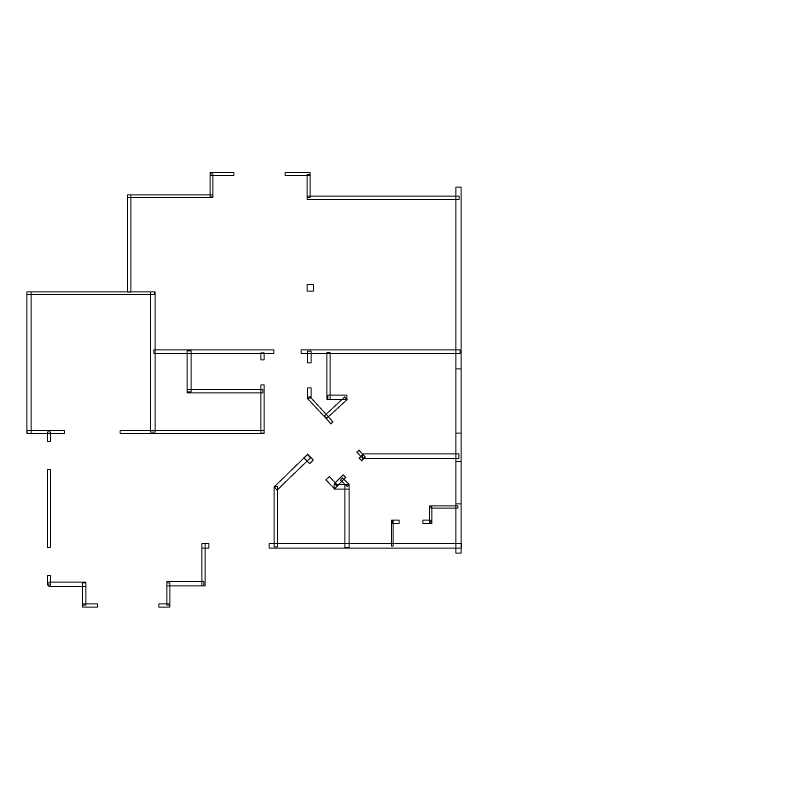
#> input picture code/map_process/data/floor_no_obj_0.png, 2400 x 2400 px, found by its file name (shown at 1/3 size)
$ python map_edge_detection.py
#> lines starting #> are read from the running program, lines starting #| are printed output that depends on the picture; after the words box and inside, x2 and y2 are one past the last pixel; in counts of white or black regions, pixels touching at a corner belong together
import math
import random

import cv2


def edge_detection(map_pth, edge_pth):

    # detect edge of map image
#> called with map_pth = 'code/map_process/data/floor_no_obj_0.png', edge_pth = 'code/map_process/data/floor_edge.txt'
    image = cv2.imread(map_pth)
#> image is the input picture: shape (2400, 2400, 3); 99.1% white; 6 black regions, box (x1, y1, x2, y2) and area: (806, 516, 1386, 1661) 28039, (79, 516, 823, 1326) 20446, (475, 1629, 628, 1823) 2278, (141, 1725, 294, 1823) 1644, (141, 1407, 153, 1644) 1454, (920, 852, 942, 875) 230

    image_gray = cv2.cvtColor(image, cv2.COLOR_BGR2GRAY)
#> image_gray: shape (2400, 2400); 99.1% white; 6 black regions
    ret, thresh = cv2.threshold(image_gray, 150, 255, 0)

    mode = cv2.RETR_TREE
    method = cv2.CHAIN_APPROX_SIMPLE
    contours, hierarchy = cv2.findContours(thresh, mode, method)
#> contours = 115 contours, 24 with area under 20; largest, box (x1, y1, x2, y2) and area: (0, 0, 2400, 2400) 5755201, (78, 515, 824, 1327) 92171, (805, 515, 1387, 1662) 70673, (467, 1062, 781, 1290) 44975, (1369, 563, 1382, 1049) 5672
    contours = contours[1:]
#> contours = 114 contours, 24 with area under 20; largest, box (x1, y1, x2, y2) and area: (78, 515, 824, 1327) 92171, (805, 515, 1387, 1662) 70673, (467, 1062, 781, 1290) 44975, (1369, 563, 1382, 1049) 5672, (474, 1628, 629, 1824) 4969

    # print(contours)
    # print(len(hierarchy))

    # visualize edge detection result
    cv2.drawContours(image, contours, -1, (0, 0, 255), 2)
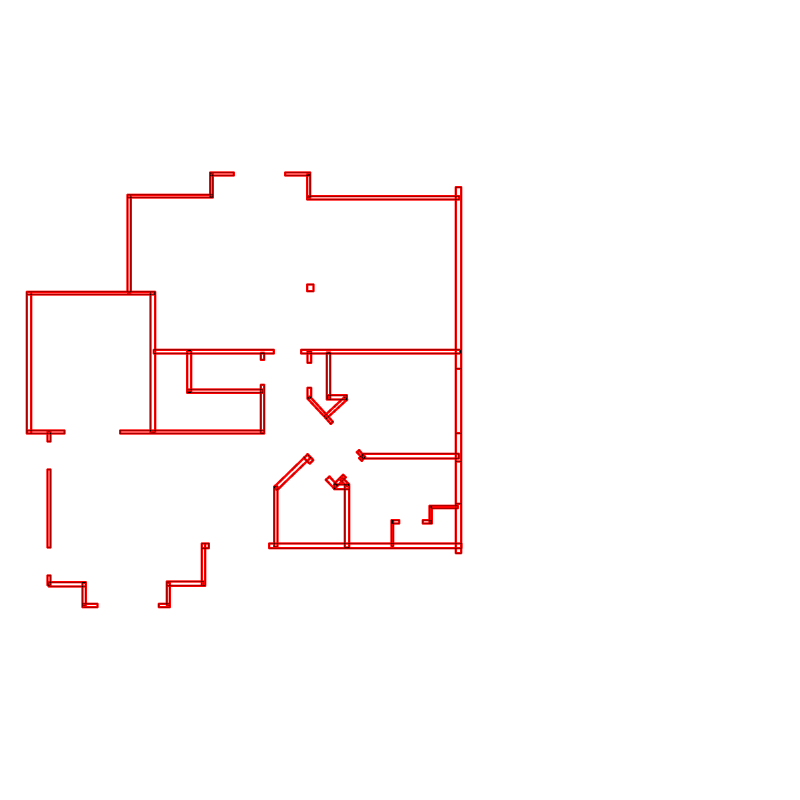
#> image: shape (2400, 2400, 3) (shown at 1/3 size); mean B, G, R 249.6, 249.6, 254.2
    cv2.imshow("Edge", image)
    cv2.waitKey(0)

    # save edge detection result
    edge_count = 0
    edge_f = open(edge_pth, "w")
    for edge in contours:
        # print(edge)

        l_edge = len(edge)
        for idx in range(l_edge - 1):

            p_head = edge[idx]
            p_tail = edge[idx + 1]

            x_dis = p_head[0][0] - p_tail[0][0]
            y_dis = p_head[0][1] - p_tail[0][1]

            # save only the edge with enough length
            if math.sqrt(pow(x_dis, 2) + pow(y_dis, 2)) > 15:
                edge_f.write(f"({p_head[0][0]},{p_head[0][1]}), ({p_tail[0][0]},{p_tail[0][1]})\n")
                edge_count += 1
#> this loop made 114 passes
#> (edge, l_edge) on passes 3, 4, 5, 7, 10, 12, 13, 14, 17, 18, 20, 22: ([[249, 1813], [255, 1813]], 2), ([[249, 1761], [249, 1809], [255, 1809], [255, 1761]], 4), ([[249, 1750], [249, 1757], [255, 1757], [255, 1750]], 4), ([[148, 1748], [148, 1753], [149, 1753], [149, 1748]], 4), ([[502, 1813], [507, 1813]], 2), ([[502, 1759], [502, 1809], [507, 1809], [507, 1759]], 4), ([[502, 1750], [502, 1755], [507, 1755], [507, 1750]], 4), ([[607, 1746], [607, 1755], [609, 1755], [609, 1746]], 4), ([[617, 1632], [617, 1642], [624, 1642], [624, 1632]], 4), ([[607, 1632], [607, 1642], [613, 1642], [613, 1632]], 4), ([[144, 1410], [144, 1640], [149, 1640], [149, 1410]], 4), ([[923, 855], [923, 871], [938, 871], [938, 855]], 4)
#> l_edge on passes 1, 2, 6, 8, 9, 11: 20, 7, 6, 6, 20, 7
#> after the loop, edge_count = 235

    print(f"Map {map_pth} has {edge_count} edges")
#| Map code/map_process/data/floor_no_obj_0.png has 235 edges


def vis_edge(edge_pth, map_pth):

    # read edge detection result
#> called with edge_pth = 'code/map_process/data/floor_edge.txt', map_pth = 'code/map_process/data/floor_no_obj_0.png'
    edges = []
    edge_f = open(edge_pth)
    for edge in edge_f:
        edge = edge.split(", ")
        ps = []
        for p in edge:
            ps.append(eval(p))
        # print(ps)
        edges.append(ps)
    # print(edges)

    # draw one edge on map image
    map_f = cv2.imread(map_pth)
    random.shuffle(edges)
    for ps in edges:
        # cv2.circle(map_f, p, 2, (0, 0, 255), -1)
        cv2.line(map_f, ps[0], ps[1], (0, 0, 255), 5)
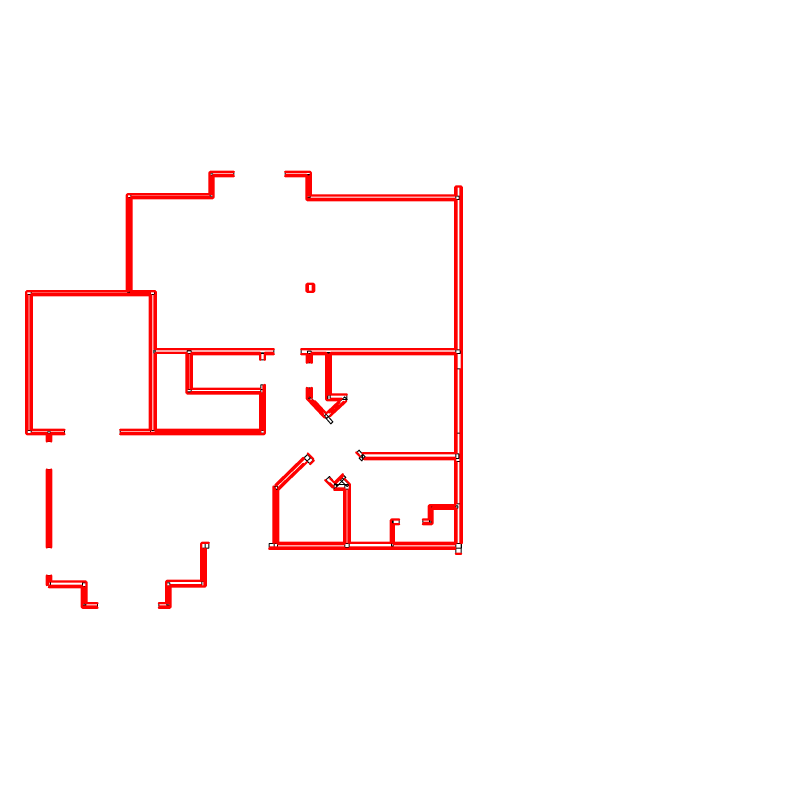
#> map_f: shape (2400, 2400, 3) (shown at 1/3 size); mean B, G, R 247.8, 247.8, 254.8

    cv2.namedWindow("Edge", cv2.WINDOW_NORMAL)
    cv2.resizeWindow("Edge", 1200, 1200)
    cv2.imshow("Edge", map_f)
    cv2.waitKey(0)


if __name__ == "__main__":

    map_pth = "code/map_process/data/floor_no_obj_0.png"
    edge_pth = "code/map_process/data/floor_edge.txt"

    edge_detection(map_pth, edge_pth)

    vis_edge(edge_pth, map_pth)
